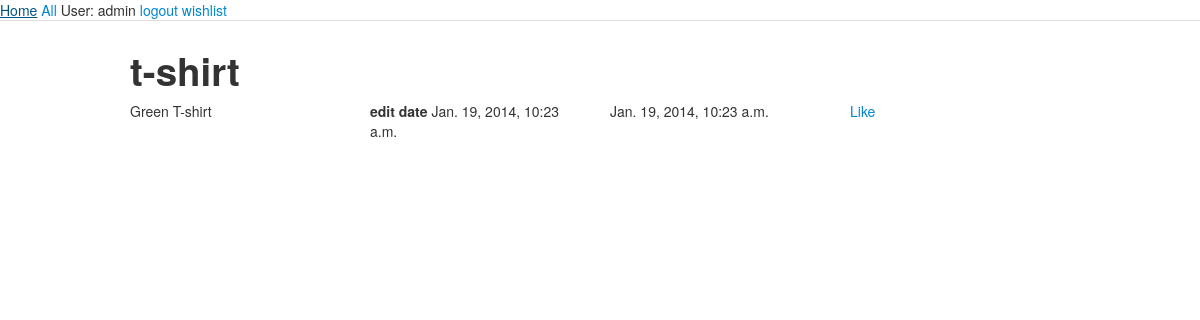
The app's page /goods/products/1/ (signed in), older data.
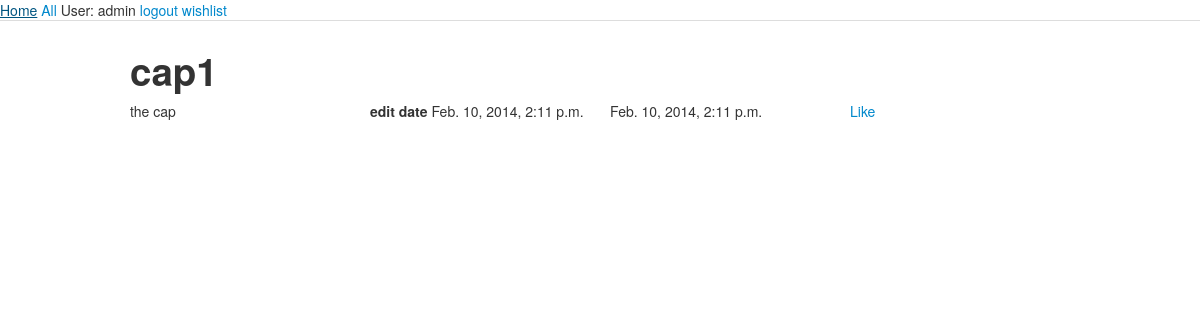
The same page, newer data.
### goods/models.py (models this page shows, shortened)
class Product(models.Model):
    article = models.CharField(max_length=10)
    name = models.CharField(max_length = 50)
    description = models.CharField(max_length=400)
    producer = models.ForeignKey(Producer)
    pub_date = models.DateTimeField('date created', auto_now_add=True)
    edit_date = models.DateTimeField('date edited', auto_now=True)
    user = models.ManyToManyField(User)

### goods/views.py (the view)
# urls.py: url(r'^products/(?P<product_id>\d+)/$', views.description, name='description'),
def description(request, product_id):
    product = get_object_or_404(Product, pk=product_id)
    return render(request, 'goods/product_details.html', {'product': product})

### goods/templates/goods/product_details.html (shortened to what this page needs)
{% extends "catalog/base.html" %}
{% block sidebar %} {{ block.super }} {% endblock %}
{% block content %}
<div class="container" xmlns="http://www.w3.org/1999/html">
    <h1> {{ product.name }} </h1>
    <article class="row">
        <p class="span3"> {{ product.description}}</p>
        <p class="span3"><strong>edit date</strong> {{ product.edit_date}} </p>
        <p class="span3">{{ product.pub_date}} </p>
        {% if request.user.is_authenticated %}
        <p class = "span3"><a href="{%url 'product_like' product.id%}">Like</a></p>
        {% endif %}
    </article>
</div>
{% endblock %}

Row changes from the older to the newer data that the page shows:
changed Product: name "t-shirt" → "cap1"; description "Green T-shirt" → "the cap"; edit_date "Jan. 19, 2014, 10:23 a.m." → "Feb. 10, 2014, 2:11 p.m."; pub_date "Jan. 19, 2014, 10:23 a.m." → "Feb. 10, 2014, 2:11 p.m."
